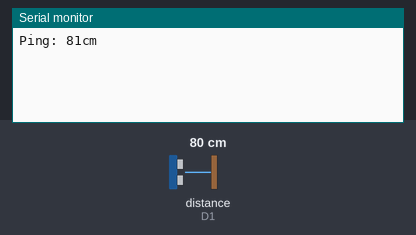
The sketch below on a simulated ESP8266 (NodeMCU). On the bench: the last lines printed to the serial monitor. The test bench sets the inputs (shaded band); at power-on: distance to the obstacle (sensor on D1) 80 cm. The echo pulse lasts 58.3 µs per cm; WiFi joins after 1.5 s; servers stay silent unless stated.

Above: at 3.0 s.
3.1 s: distance to the obstacle (sensor on D1) set to 2 cm
At 4.4 s:
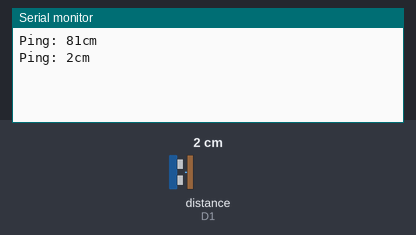
4.6 s: distance to the obstacle (sensor on D1) set to 4 cm
At 5.7 s:
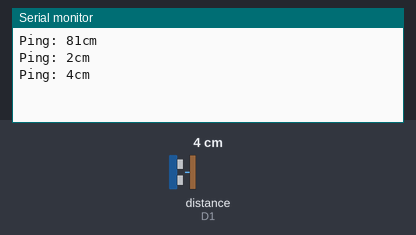
Timing chart, 0 to 7.6 s (numbered marks = the images above; inputs shaded):
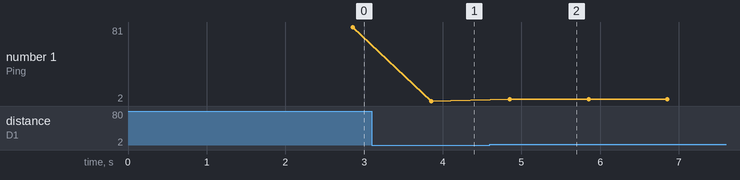

The sketch:

sketch_jun1c.ino
```cpp
// ---------------------------------------------------------------------------
// Example NewPing library sketch that does a ping about 20 times per second.
// ---------------------------------------------------------------------------

/* Comment this out to disable prints and save space */
#define BLYNK_PRINT Serial

/* Fill in information from Blynk Device Info here */
//#define BLYNK_TEMPLATE_ID           "TMPxxxxxx"
//#define BLYNK_TEMPLATE_NAME         "Device"
//#define BLYNK_AUTH_TOKEN            "YourAuthToken"

#define BLYNK_TEMPLATE_ID "TMPL6fXDNUML8"
#define BLYNK_TEMPLATE_NAME "Smart Water Tank"
#define BLYNK_AUTH_TOKEN "8vVvfyZ67dnA8T0sSwyRsiYNNXZ7qOZh"

#include <ESP8266WiFi.h>
#include <BlynkSimpleEsp8266.h>
#include <NewPing.h>

// Your WiFi credentials.
// Set password to "" for open networks.
char ssid[] = "Lab";
char pass[] = "12345678";


#define TRIGGER_PIN D0    // Arduino pin tied to trigger pin on the ultrasonic sensor.
#define ECHO_PIN D1       // Arduino pin tied to echo pin on the ultrasonic sensor.
#define MAX_DISTANCE 200  // Maximum distance we want to ping for (in centimeters). Maximum sensor distance is rated at 400-500cm.

NewPing sonar(TRIGGER_PIN, ECHO_PIN, MAX_DISTANCE);  // NewPing setup of pins and maximum distance.

BlynkTimer timer;
void sendSensor() {
  delay(50);  // Wait 50ms between pings (about 20 pings/sec). 29ms should be the shortest delay between pings.
  Serial.print("Ping: ");
  Serial.print(sonar.ping_cm());  // Send ping, get distance in cm and print result (0 = outside set distance range)
  Serial.println("cm");
  Blynk.virtualWrite(V2, sonar.ping_cm());
}

void setup() {
  Serial.begin(9600);

  Blynk.begin(BLYNK_AUTH_TOKEN, ssid, pass);

  timer.setInterval(1000L, sendSensor);
}

void loop() {
  Blynk.run();
  timer.run();
}
```

Measured:
- after the input at 3.1 s, the serial monitor: prints a new line after 0.75 s (image 1)
- after the input at 4.6 s, the serial monitor: prints a new line after 0.25 s (image 2)
- plotted number 1: 81 → 2 after the input at 3.1 s, 2 → 4 after the input at 4.6 s
